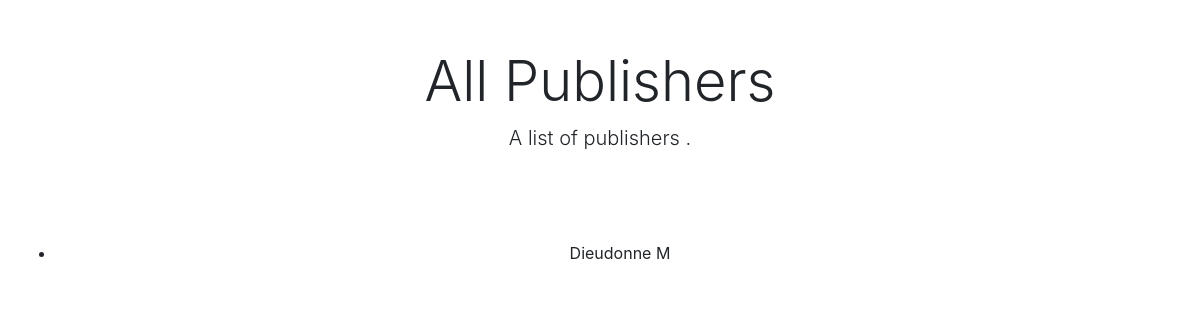
The app's page /publishers/, older data.
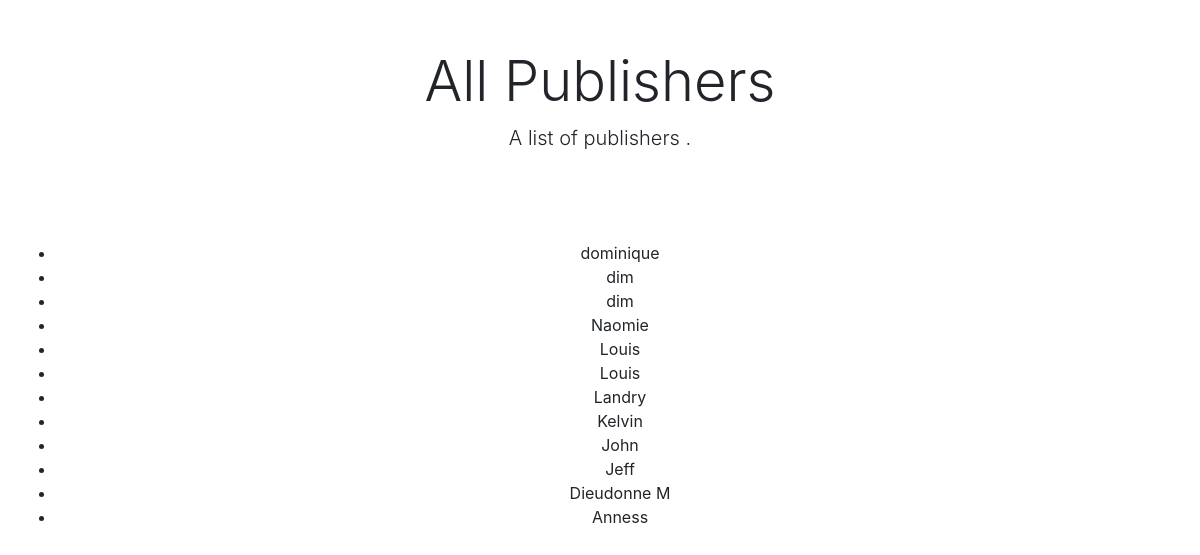
The same page, newer data.
### publishers/models.py (models this page shows, shortened)
class Publisher(models.Model):
    name = models.CharField(max_length=30)
    address = models.CharField(max_length=50)
    city = models.CharField(max_length=60)
    state_province = models.CharField(max_length=30)
    country = models.CharField(max_length=50)
    website = models.URLField()
    class Meta:
        ordering = ["-name"]

### publishers/views.py (the view)
# urls.py: path('', PublisherListView.as_view(), name='publisher_list'),
class PublisherListView(ListView):
    model = Publisher
    context_object_name = 'my_favorite_publishers' #useful during the design of templates
    template_name = 'publisher_list.html'

### publishers/templates/publishers/publisher_list.html
{% extends "publishers/base.html" %}
{% block content %}
<div class="px-3 py-3 pt-md-5 pb-md-4 mx-auto text-center">
    <h1 class="display-4">All Publishers</h1>
    <p class="lead">A list of publishers .</p>
</div>
<div class="px-3 py-3 pt-md-5 pb-md-4 mx-auto text-center">
    <ul>
        {% for publisher in my_favorite_publishers %}
            <li>{{ publisher.name }}</li>
        {% endfor %}
    </ul>
</div>
{% endblock %}

### publishers/templates/publishers/base.html (shortened to what this page needs)
<!doctype html>
<html lang="en">
<head>
    <link rel="stylesheet" href="https://stackpath.bootstrapcdn.com/bootstrap/4.5.2/css/bootstrap.min.css"
>
</head>
<body>
    {% block content %}
    {% endblock %}
</body>
</html>

Row changes from the older to the newer data that the page shows:
added Publisher: name "dominique"
added Publisher: name "dim"
added Publisher: name "dim"
added Publisher: name "Naomie"
added Publisher: name "Louis"
added Publisher: name "Louis"
added Publisher: name "Landry"
added Publisher: name "Kelvin"
added Publisher: name "John"
added Publisher: name "Jeff"
added Publisher: name "Anness"
